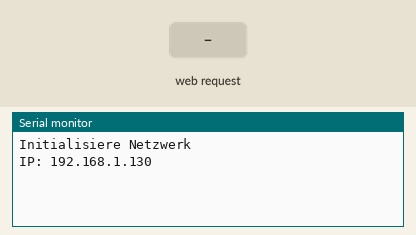
The sketch below on a simulated Arduino Uno, built with avr-gcc and run on an emulated ATmega328P. Parts: the last lines printed to the serial monitor. The test bench sets the inputs (shaded band). No radio packets arrive unless stated.

Above: at 1.2 s.
1.3 s: HTTP request GET /relaisId received
At 1.8 s:
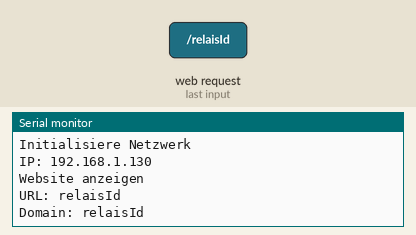
2.8 s: HTTP request GET /relaisStatus received
At 4.1 s:
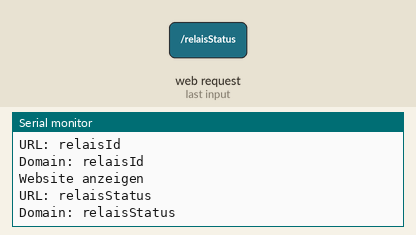
4.4 s: HTTP request GET /rawCmd received
At 4.9 s:
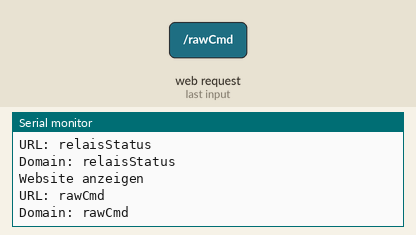
6.0 s: HTTP request GET /Einschalten received
At 7.1 s:
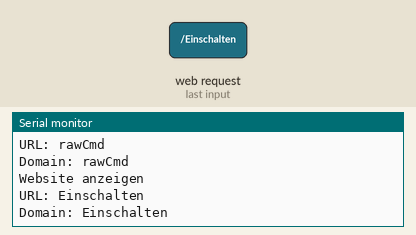

The sketch:

SHYS_Funk-Relais_Sender.ino
```cpp
// NRF24L01_Relais
// Sender

#include <SPI.h>
#include <RF24.h>
#include <UIPEthernet.h>

//--------------------------------------
// Configuration Start
//--------------------------------------
#define RF_CE_PIN 8
#define RF_CSN_PIN 9

uint8_t clientNummer = 0;                    // Client-ID 0-5
static const uint8_t relaisAnzahl =  2;      // Anzahl der Relais

// Netzwerk
unsigned char _mac[]  = {0xB2, 0xAB, 0x32, 0x56, 0xFE, 0x0D  };
unsigned char _ip[]   = { 192, 168, 1, 130 };
unsigned char _dns[]  = { 192, 168, 1, 15  };
unsigned char _gate[] = { 192, 168, 1, 15  };
unsigned char _mask[] = { 255, 255, 255, 0  };

// Webseiten/Parameter
char*      rawCmdParam      = (char*)malloc(sizeof(char)*10);

const int  MAX_BUFFER_LEN           = 80; // max characters in page name/parameter
char       buffer[MAX_BUFFER_LEN+1]; // additional character for terminating null
//--------------------------------------
// Configuration End
//--------------------------------------

const __FlashStringHelper * htmlHeader;
const __FlashStringHelper * htmlHead;
const __FlashStringHelper * htmlFooter;

// Netzwerkdienste
EthernetServer HttpServer(80);
EthernetClient interfaceClient;

static const uint8_t pipes[6] = {0xF0F0F0F0E1LL, 0xF0F0F0F0D2LL, 0xF0F0F0F0C3LL, 0xF0F0F0F0B4LL, 0xF0F0F0F0A5LL, 0xF0F0F0F096LL};

char* relaisStatusIn = "";
int    relaisIdIn = -1;
boolean relaisStatus[relaisAnzahl];

RF24 radio(RF_CE_PIN, RF_CSN_PIN);

void setup() {
  Serial.begin(9600);

  radio.begin();
  delay(20);
  radio.setChannel(1);               // Funkkanal - Mögliche Werte: 0 - 127
  radio.setAutoAck(0);
  radio.setRetries(15, 15);
  radio.setPALevel(RF24_PA_LOW);     // Sendestärke darf die gesetzlichen Vorgaben des jeweiligen Landes nicht überschreiten!
                                     // RF24_PA_MIN=-18dBm, RF24_PA_LOW=-12dBm, RF24_PA_MED=-6dBM, and RF24_PA_HIGH=0dBm
  radio.openWritingPipe(pipes[clientNummer]);
  radio.openReadingPipe(1,pipes[0]);
  radio.startListening();
  delay(20);

  Serial.println("Initialisiere Netzwerk");

  // Netzwerk initialisieren
  Ethernet.begin(_mac, _ip, _dns, _gate, _mask);
  HttpServer.begin();
  Serial.print( F("IP: ") );
  Serial.println(Ethernet.localIP());

  initStrings();
}


void loop() {
  EthernetClient client = HttpServer.available();
  if (client) {
    while (client.connected()) {
      if(client.available()){
        Serial.println(F("Website anzeigen"));
        showWebsite(client);

        delay(100);
        client.stop();
      }
    }
  }
  delay(100);

  // Gecachte URL-Parameter leeren
  memset(rawCmdParam,0, sizeof(rawCmdParam));
}


void switchRelais(uint8_t relaisId, boolean relaisStatus){
  Serial.println("-------------------");
  Serial.print("SCHALTE: ");
  Serial.print(relaisId);
  Serial.print(" ");
  Serial.println(relaisStatus?"EIN":"AUS");
  Serial.println("-------------------");
  long message[2] = {relaisId, relaisStatus?1:0};
  radio.stopListening();
  radio.write(&message, sizeof(message));
  radio.startListening();
  delay(2000);
}


// ---------------------------------------
//     Webserver Hilfsmethoden
// ---------------------------------------
/**
 * Auswerten der URL Parameter
 */
void pruefeURLParameter(char* tmpName, char* value){
  if(strcmp(tmpName, "relaisId")==0 && strcmp(value, "")!=0){
    strcpy(rawCmdParam, value);
    relaisIdIn = atoi(rawCmdParam);
  }
  if(strcmp(tmpName, "relaisStatus")==0 && strcmp(value, "")!=0){
    strcpy(rawCmdParam, value);
    relaisStatusIn = rawCmdParam;
  }
}


/**
 *  URL auswerten und entsprechende Seite aufrufen
 */
void showWebsite(EthernetClient client){
  char * HttpFrame =  readFromClient(client);

 // delay(200);
  boolean pageFound = false;

  char *ptr = strstr(HttpFrame, "favicon.ico");
  if(ptr){
    pageFound = true;
  }
  ptr = strstr(HttpFrame, "rawCmd");
  if(!pageFound && ptr){
    runRawCmdWebpage(client, HttpFrame);
    pageFound = true;
  }

  delay(200);

  ptr=NULL;
  HttpFrame=NULL;

 if(!pageFound){
    runRawCmdWebpage(client, HttpFrame);
  }
  delay(20);
}


// ---------------------------------------
//     Webseiten
// ---------------------------------------
/**
 * Startseite anzeigen
 */
void  runIndexWebpage(EthernetClient client){
  showHead(client);

  client.print(F("<h4>Navigation</h4><br/>"
    "<a href='/rawCmd'>Manuelle Schaltung</a><br>"));

  showFooter(client);
}


/**
 * rawCmd anzeigen
 */
void  runRawCmdWebpage(EthernetClient client, char* HttpFrame){
  if (relaisIdIn>=0 && strlen(relaisStatusIn)>=10) {
    switchRelais(relaisIdIn, strcmp(relaisStatusIn,"Einschalten") == 0);
  }
  delay(100);
  showHead(client);

  client.println(F(  "<form  method='GET' action='/rawCmd'>"));
  client.print   (F( "<table><tr>"));

  client.print   (F( "<td><b>Relais-Nr: (Max: "));
  client.print   ((relaisAnzahl-1));
  client.print   (F( ")</b></td> <td>"
                     "<input type='input' name='relaisId' value='"));
  if(relaisIdIn>=0 && relaisIdIn<relaisAnzahl){
    client.print   (relaisIdIn);
  }
  client.println (F( "' maxlength='4' size='4'></td>"));

  client.print   (F( "</tr><tr>"));

  client.println (F( "<td colspan=2><br/><input type='submit'  name='relaisStatus' value='Einschalten'/><input type='submit'  name='relaisStatus' value='Ausschalten'/></td>"));

  client.print   (F( "</tr></table></form>"));

  showFooter(client);
}


// ---------------------------------------
//     HTML-Hilfsmethoden
// ---------------------------------------

void showHead(EthernetClient client){
  client.println(htmlHeader);
  client.print("IP: ");
  client.println(Ethernet.localIP());
  client.println(htmlHead);
}


void showFooter(EthernetClient client){
  client.print(htmlFooter);
}


void initStrings(){
  htmlHeader = F("HTTP/1.1 200 OK\r\nContent-Type: text/html\r\n");

  htmlHead = F("<html><head>"
    "<title>SmartHome yourself - Relais-Switch Sender</title>"
    "<style type=\"text/css\">"
    "body{font-family:sans-serif}"
    "*{font-size:14pt}"
    "a{color:#abfb9c;}"
    "</style>"
    "</head><body text=\"white\" bgcolor=\"#494979\">"
    "<center>"
    "<hr><h2>SmartHome yourself - Relais-Switch Sender</h2><hr>") ;

    htmlFooter = F( "</center>"
    "<a  style=\"position: absolute;left: 30px; bottom: 20px; \"  href=\"/\">Zurueck zum Hauptmenue;</a>"
    "</body></html>");
}


// ---------------------------------------
//     Ethernet - Hilfsmethoden
// ---------------------------------------
/**
 * Zum auswerten der URL des ÃƒÂ¼bergebenen Clients
 * (implementiert um angeforderte URL am lokalen Webserver zu parsen)
 */
char* readFromClient(EthernetClient client){
  char paramName[20];
  char paramValue[20];
  char pageName[20];

  if (client) {
    while (client.connected()) {
      if (client.available()) {
        memset(buffer,0, sizeof(buffer)); // clear the buffer

        client.find("/");

        if(byte bytesReceived = client.readBytesUntil(' ', buffer, sizeof(buffer))){
          buffer[bytesReceived] = '\0';

          Serial.print(F("URL: "));
          Serial.println(buffer);

          if(strcmp(buffer, "favicon.ico\0")){
            char* paramsTmp = strtok(buffer, " ?=&/\r\n");
            int cnt = 0;

            while (paramsTmp) {

              switch (cnt) {
                case 0:
                  strcpy(pageName, paramsTmp);

                  Serial.print(F("Domain: "));
                  Serial.println(buffer);

                  break;
                case 1:
                  strcpy(paramName, paramsTmp);

                  Serial.print(F("Parameter: "));
                  Serial.print(paramName);

                  break;
                case 2:
                  strcpy(paramValue, paramsTmp);

                  Serial.print(F(" = "));
                  Serial.println(paramValue);

                  pruefeURLParameter(paramName, paramValue);
                  break;
              }

              paramsTmp = strtok(NULL, " ?=&/\r\n");
              cnt=cnt==0?1:cnt==1?2:1;
            }
          }
        }
      }// end if Client available
      break;
    }// end while Client connected
  }

  return buffer;
}
```

Measured:
- after the input at 1.3 s, the serial monitor: prints a new line after 0.05 s (image 1)
- after the input at 2.8 s, the serial monitor: prints a new line after 0.09 s (image 2)
- after the input at 4.4 s, the serial monitor: prints a new line after 0.12 s (image 3)
- after the input at 6.0 s, the serial monitor: prints a new line at once (image 4)
